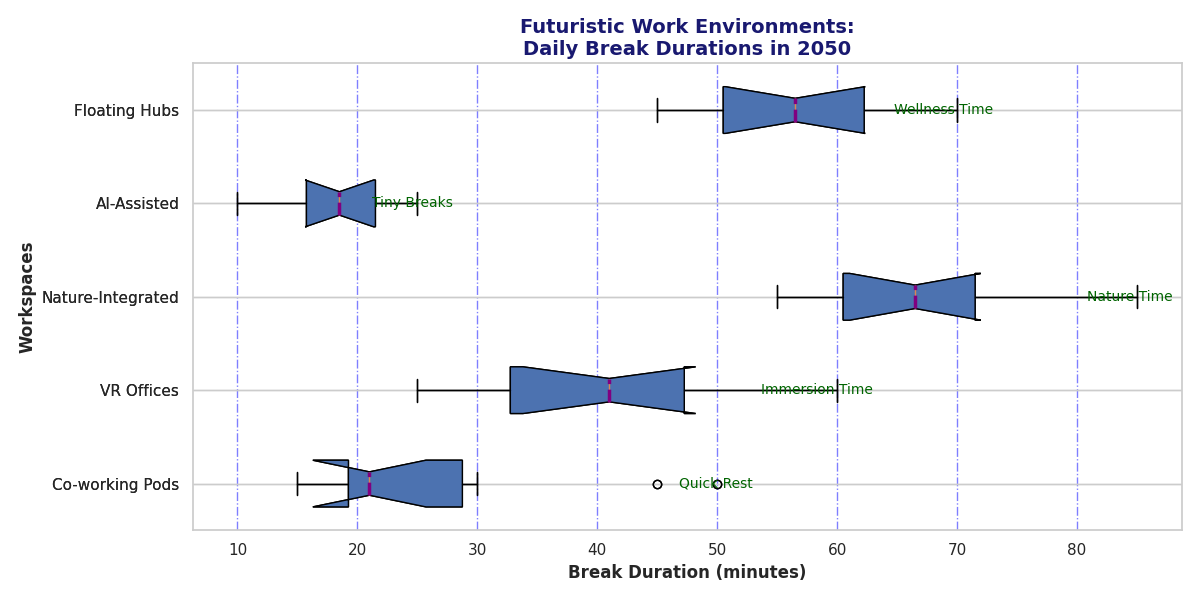

Generate this figure with Python:
import matplotlib.pyplot as plt

workspaces = ['Co-working Pods', 'VR Offices', 'Nature-Integrated', 'AI-Assisted', 'Floating Hubs']

break_durations = [
    [15, 20, 22, 19, 30, 45, 50, 20, 18, 25],
    [30, 25, 32, 35, 40, 60, 55, 45, 42, 48],
    [60, 55, 58, 62, 65, 80, 85, 70, 68, 72],
    [10, 12, 15, 18, 20, 22, 25, 18, 19, 23],
    [45, 50, 52, 48, 55, 65, 70, 58, 60, 63],
]

fig, ax = plt.subplots(figsize=(12, 6))
ax.boxplot(break_durations, vert=False, patch_artist=True, labels=workspaces, notch=True)

colors = ['#66B3FF', '#FFCC99', '#FFD700', '#FF9999', '#99FF99']  # Changed order of colors
for patch, color in zip(ax.artists, colors):
    patch.set_facecolor(color)

# Alter grid style
ax.xaxis.grid(True, linestyle='-.', which='major', color='blue', alpha=0.5)

plt.title('Futuristic Work Environments:\nDaily Break Durations in 2050', fontsize=14, fontweight='bold', color='midnightblue')
plt.xlabel('Break Duration (minutes)', fontsize=12, fontweight='bold')
plt.ylabel('Workspaces', fontsize=12, fontweight='bold')

# Alter annotations
annotations = ["Quick Rest", "Immersion Time", "Nature Time", "Tiny Breaks", "Wellness Time"]
for i, annotation in enumerate(annotations):
    ax.text(max(break_durations[i]) + 3, i + 1, annotation, va='center', ha='right', fontsize=10, color='darkgreen')

# Change marker of median line
medianprops = dict(linestyle='--', linewidth=2.5, color='purple')
ax.boxplot(break_durations, vert=False, patch_artist=True, labels=workspaces, notch=True, medianprops=medianprops)

plt.tight_layout()
plt.show()
